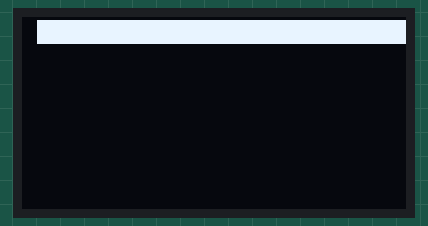
The sketch below on a simulated ESP32. Parts: 128×64 one-colour display. Wiring (inferred from the names in the program): SH1106 OLED at I2C address 0x3C. What the sketch prints to the serial monitor is not drawn.

Above: at 0.7 s.

Measured:
- what the display in image 0 shows lasts 1.9 s, from 0.6 s to 2.5 s

The sketch:

panel_probe.ino
```cpp
#include <Wire.h>

// Last software chance for the dark 0.96" 128x64 module at 0x3C.
//
// Everything else is ruled out: VCC on TP15 (3.3 V), SDA/SCL idle high, the
// module ACKs at 0x3C. It stays dark with SSD1306 and SH1106 init, all-on and
// max contrast. So this sketch removes every remaining software variable:
//   * 10 kHz clock (maximum tolerance, no rise-time issues)
//   * 500 ms after power-up before the first byte
//   * the init sequence repeated every 2 s, then a full all-on frame
//   * charge pump explicitly on, display explicitly on, contrast max
//
// If the panel is alive in any way, it will glow. If it stays black, the module
// is faulty (bad header solder joints, dead panel, or dead controller).

#define SDA_PIN 5
#define SCL_PIN 6
#define OLED_ADDR 0x3C

static uint8_t on[1024];
static uint32_t nak = 0, ok = 0;

uint8_t c1(uint8_t c) {
  Wire.beginTransmission(OLED_ADDR);
  Wire.write(0x00); Wire.write(c);
  uint8_t e = Wire.endTransmission();
  if (e) nak++; else ok++;
  return e;
}
void c2(uint8_t c, uint8_t a) {
  Wire.beginTransmission(OLED_ADDR);
  Wire.write(0x00); Wire.write(c); Wire.write(a);
  if (Wire.endTransmission()) nak++; else ok++;
}

void initPanel() {
  c1(0xAE);                 // off
  c2(0xD5, 0x80);           // clock divide 1
  c2(0xA8, 0x3F);           // multiplex 64
  c2(0xD3, 0x00);           // offset 0
  c1(0x40);
  c2(0x8D, 0x14);           // charge pump ON (needed: no external VCC for panel)
  c2(0x20, 0x00);           // horizontal addressing
  c1(0xA1); c1(0xC8);       // orientation
  c2(0xDA, 0x12);           // COM pins
  c2(0x81, 0xFF);           // contrast max
  c2(0xD9, 0xF1);
  c2(0xDB, 0x40);
  c1(0xA4); c1(0xA6); c1(0x2E);
  delay(20);
  c1(0xAF);                 // display ON
  delay(20);
}

void pushAllOn() {
  c2(0x21, 0x00); c2(0x21, 127);
  c2(0x22, 0x00); c2(0x22, 7);
  for (uint8_t p = 0; p < 8; p++) {
    for (uint8_t off = 0; off < 128; off += 16) {
      Wire.beginTransmission(OLED_ADDR);
      Wire.write(0x40);
      Wire.write(&on[p * 128 + off], 16);
      uint8_t e = Wire.endTransmission();
      if (e) nak++; else ok++;
    }
  }
}

void setup() {
  Serial.begin(115200);
  uint32_t t0 = millis();
  while (!Serial && (millis() - t0 < 3000)) delay(10);
  memset(on, 0xFF, sizeof(on));

  Serial.println();
  Serial.println(F("=== dark-panel last check: 10 kHz, repeated init, all pixels on ==="));
  Serial.println(F("panel should be a solid white/green block within 2 s"));

  delay(500);                      // power settle
  Wire.begin(SDA_PIN, SCL_PIN);
  Wire.setClock(10000);            // extremely forgiving
  delay(50);
}

void loop() {
  static int round = 0;
  initPanel();
  pushAllOn();
  Serial.printf("round %d done: %lu ok, %lu nak (clock 10 kHz)\n", round,
                (unsigned long)ok, (unsigned long)nak);
  round++;
  delay(1800);
}
```
